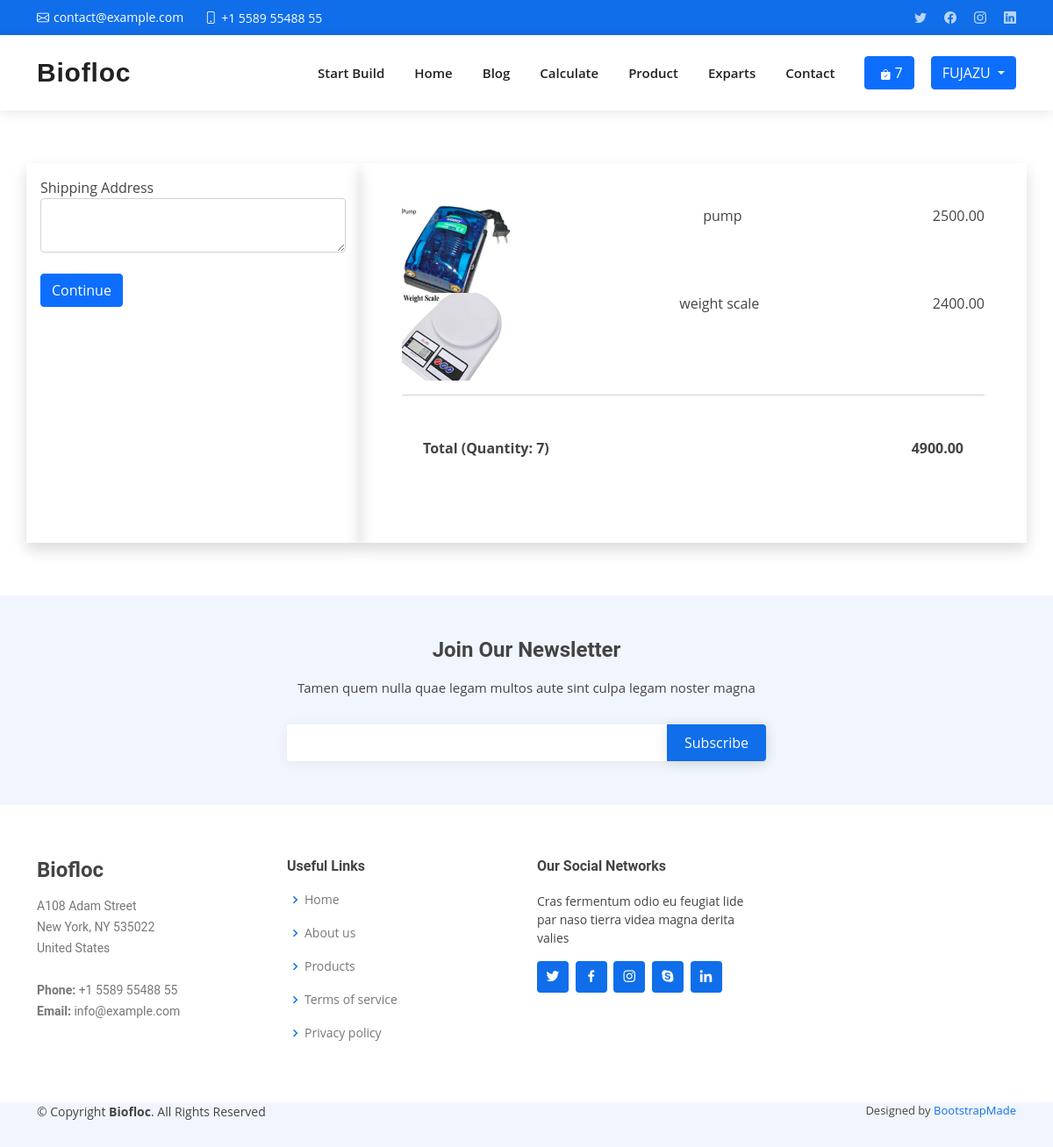
/checkout (signed in), run on the app's committed database.
### product/models.py (models this page shows, shortened)
class Order(models.Model):
    customer = models.ForeignKey(
        User, on_delete=models.SET_NULL, blank=True, null=True)
    date_orderd = models.DateTimeField(auto_now_add=True)
    complete = models.BooleanField(default=False)
    transaction_id = models.CharField(max_length=200, null=True)
    @property
    def get_cart_total(self):
        orderitems = self.orderitem_set.all()
        total = sum([item.get_total for item in orderitems])
        return total
    @property
    def get_cart_items(self):
        orderitem = self.orderitem_set.all()
        total = sum([item.quantity for item in orderitem])
        return total

class OrderItem(models.Model):
    product = models.ForeignKey(
        Product, on_delete=models.SET_NULL, blank=True, null=True)
    order = models.ForeignKey(
        Order, on_delete=models.SET_NULL, blank=True, null=True)
    quantity = models.IntegerField(default=0, null=True, blank=True)
    date_added = models.DateTimeField(auto_now_add=True)
    @property
    def get_total(self):
        total = self.product.price * self.quantity
        return total

class Product(models.Model):
    name = models.CharField(max_length=255)
    price = models.DecimalField(max_digits=7, decimal_places=2)
    pic = models.ImageField(null=True, blank=True, default='250x250.png')

### account/models.py (models this page shows)
class User(AbstractUser):
    FARMAR = 'FARMAR'
    AGRICULTURERIST = 'AGRICULTURERIST'
    VATONARIS = 'VATONARIS'
    IS_DOCTOR = 'DOCTOR'
    IS_USER = 'USER'
    USER_TYPE_CHOICES = [
        (IS_DOCTOR, 'Doctor'),
        (IS_USER, 'User'),
    ]
    user_type = models.CharField(
        max_length=20, choices=USER_TYPE_CHOICES, default=IS_USER)

### cart/views.py (the view)
# urls.py: path('checkout', checkout, name='checkout'),
def checkout(request):
    if request.user.is_authenticated:
        customer = request.user
        order, created = Order.objects.get_or_create(
            customer=customer, complete=False)
        items = order.orderitem_set.all()
    else:
        items = []
        order = {'get_cart_items': 0, 'get_cart_total': 0}
    context = {'items': items, 'order': order}
    return render(request, 'cart/checkout.html', context)

### templates/cart/checkout.html (shortened to what this page needs)
{% extends "layout/layout.html" %}
{% block content %}
<section>
    <div class="container">
        <div class="row">
            <div class="col-md-4 shadow p-3">
                <form id="form" class="">
                    <div class="">
                        <div class="">
                            <label>
                                Shipping Address
                            </label>
                            <textarea required class="form-control" name="address" id="shipping-address" cols="30"
                                rows="2"></textarea>
                        </div>
                    </div>
                    <div class="mt-4">
                        <button id="form-button" class="btn btn-primary">
                            Continue
                        </button>
                    </div>
                </form>
            </div>
            <div class="col-md-8 shadow p-5">
                {% for item in items %}
                <div class="d-flex justify-content-between align-self-center">
                    <div class="">
                        <img height="100px" src="{{ item.product.pic.url }}" alt="">
                    </div>
                    <div class="">
                        <span class="">{{ item.product.name }}</span>
                    </div>
                    <div class="">
                        <span class="text-center w-1/5 font-semibold text-sm"> {{item.get_total}}</span>
                    </div>
                </div>
                {% endfor %}
                <hr class="pb-6 mt-6">
                <div class="my-4 mt-6 -mx-2 lg:flex">
                    <div class="lg:px-2 lg:w-full">
                        <div class="p-4">
                            <div class="d-flex justify-content-between" style="font-weight: bold;">
                                <div class="">
                                    Total <span class="text-sm">(Quantity: {{order.get_cart_items}})</span>
                                </div>
                                <div class="">
                                    {{order.get_cart_total}}
                                </div>
                            </div>
                        </div>
                    </div>
                </div>
            </div>
        </div>
    </div>
</section>
{% endblock content %}

### templates/layout/layout.html (shortened to what this page needs)
{% load static %}
<!DOCTYPE html>
<html lang="en">
<head>
  <link href="{% static 'assets/vendor/aos/aos.css' %}" rel="stylesheet">
  <link href="{% static 'assets/vendor/bootstrap/css/bootstrap.min.css' %}" rel="stylesheet">
  <link href="{% static 'assets/vendor/bootstrap-icons/bootstrap-icons.css' %}" rel="stylesheet">
  <link href="{% static 'assets/vendor/boxicons/css/boxicons.min.css' %}" rel="stylesheet">
  <link href="{% static 'assets/vendor/glightbox/css/glightbox.min.css' %}" rel="stylesheet">
  <link href="{% static 'assets/vendor/swiper/swiper-bundle.min.css' %}" rel="stylesheet">
  <link href="{% static 'assets/css/style.css' %}" rel="stylesheet">
</head>
<body>
  <section id="topbar" class="d-flex align-items-center">
    <div class="container d-flex justify-content-center justify-content-md-between">
      <div class="contact-info d-flex align-items-center">
        <i class="bi bi-envelope d-flex align-items-center"><a
            href="mailto:contact@example.com">contact@example.com</a></i>
        <i class="bi bi-phone d-flex align-items-center ms-4"><span>+1 5589 55488 55</span></i>
      </div>
      <div class="social-links d-none d-md-flex align-items-center">
        <a href="#" class="twitter"><i class="bi bi-twitter"></i></a>
        <a href="#" class="facebook"><i class="bi bi-facebook"></i></a>
        <a href="#" class="instagram"><i class="bi bi-instagram"></i></a>
        <a href="#" class="linkedin"><i class="bi bi-linkedin"></i></i></a>
      </div>
    </div>
  </section>
  <header id="header" class="d-flex align-items-center">
    <div class="container d-flex align-items-center justify-content-between">
      <h1 class="logo me-auto"><a href="{% url 'home' %}">Biofloc</a></h1>
      <nav id="navbar" class="navbar">
        <ul>
          {% url 'sb' as url %}
          <li><a class="nav-link {% if request.path == url %} active {% endif %}" href="{% url 'sb' %}">Start Build</a>
          </li>
          {% url 'home' as url %}
          <li><a class="nav-link {% if request.path == url %} active {% endif %}" href="{% url 'home' %}">Home</a></li>
          {% url 'viewBlog' as url %}
          <li><a class="nav-link {% if request.path == url %} active {% endif %}" href="{% url 'viewBlog' %}">Blog</a>
          </li>
          {% if request.user.user_type == 'USER' %}
          {% url 'calculate' as url %}
          <li><a class="nav-link {% if request.path == url %} active {% endif %}"
              href="{% url 'calculate' %}">Calculate</a></li>
          {% url 'product' as url %}
          <li><a class="nav-link {% if request.path == url %} active {% endif %}" href="{% url 'product' %}">Product</a>
          </li>
          {% url 'doctor' as url %}
          <li><a class="nav-link {% if request.path == url %} active {% endif %}" href="{% url 'doctor' %}">Exparts</a>
          </li>
          {% endif %}
          {% url 'contact' as url %}
          <li><a class="nav-link {% if request.path == url %} active {% endif %}" href="{% url 'contact' %}">Contact</a>
          </li>
          {% url 'cart' as cart %}
          {% url 'checkout' as checkout %}
          {% url 'product' as pro %}
          {% if request.path == cart or request.path == pro or request.path == checkout %}
          <li><a class="nav-link" href="{% url 'cart' %}">
              <button type="button" class="btn btn-primary position-relative">
                <i class="bi bi-bag-check-fill"></i>
                <span>
                  {{order.get_cart_items}}
                </span>
              </button>
            </a></li>
          {% endif %}
        </ul>
      </nav>
      {% if request.user.is_authenticated %}
      <div class="btn-group">
        <button type="button" class="btn btn-primary dropdown-toggle ms-3" data-bs-toggle="dropdown"
          aria-expanded="false">
          {{request.user|upper}}
        </button>
      </div>
      {% else %}
      {% url 'product' as url %}
      <a class="btn btn-primary {% if request.path == url %} active {% endif %} ms-2" href="{% url 'login' %}">Login
      </a>
      {% endif %}
    </div>
  </header>
  {% block content %}
  {% endblock content %}
  <footer id="footer">
    <div class="footer-newsletter" id="newsletter">
      <div class="container">
        <div class="row justify-content-center">
          <div class="col-lg-6">
            <h4>Join Our Newsletter</h4>
            <p>Tamen quem nulla quae legam multos aute sint culpa legam noster magna</p>
            <form action="{% url 'newsletter' %}" method="post">
              <input type="email" name="email" required><input type="submit" value="Subscribe">
            </form>
          </div>
        </div>
      </div>
    </div>
    <div class="footer-top">
      <div class="container">
        <div class="row">
          <div class="col-lg-3 col-md-6 footer-contact">
            <h3>Biofloc</h3>
            <p>
              A108 Adam Street <br>
              New York, NY 535022<br>
              United States <br><br>
              <strong>Phone:</strong> +1 5589 55488 55<br>
              <strong>Email:</strong> info@example.com<br>
            </p>
          </div>
          <div class="col-lg-3 col-md-6 footer-links">
            <h4>Useful Links</h4>
            <ul>
              <li><i class="bx bx-chevron-right"></i> <a href="{% url 'home' %}">Home</a></li>
              <li><i class="bx bx-chevron-right"></i> <a href="{% url 'about' %}">About us</a></li>
              <li><i class="bx bx-chevron-right"></i> <a href="{% url 'product' %}">Products</a></li>
              <li><i class="bx bx-chevron-right"></i> <a href="{% url 'terms' %}">Terms of service</a></li>
              <li><i class="bx bx-chevron-right"></i> <a href="{% url 'policy' %}">Privacy policy</a></li>
            </ul>
          </div>
          <div class="col-lg-3 col-md-6 footer-links">
            <h4>Our Social Networks</h4>
            <p>Cras fermentum odio eu feugiat lide par naso tierra videa magna derita valies</p>
            <div class="social-links mt-3">
              <a href="#" class="twitter"><i class="bx bxl-twitter"></i></a>
              <a href="#" class="facebook"><i class="bx bxl-facebook"></i></a>
              <a href="#" class="instagram"><i class="bx bxl-instagram"></i></a>
              <a href="#" class="google-plus"><i class="bx bxl-skype"></i></a>
              <a href="#" class="linkedin"><i class="bx bxl-linkedin"></i></a>
            </div>
          </div>
        </div>
      </div>
    </div>
    <div class="container footer-bottom clearfix">
      <div class="copyright">
        &copy; Copyright <strong><span>Biofloc</span></strong>. All Rights Reserved
      </div>
      <div class="credits">
        Designed by <a href="https://bootstrapmade.com/">BootstrapMade</a>
      </div>
    </div>
  </footer>
</body>
</html>

### static/assets/css/style.css (style rules this page uses)
body { font-family: "Open Sans", sans-serif; color: #444444; }
a { color: #106eea; text-decoration: none; }
h1, h2, h3, h4, h5, h6 { font-family: "Roboto", sans-serif; }
#topbar { background: #106eea; height: 40px; font-size: 14px; transition: all 0.5s; color: #fff; padding: 0; }
#topbar .contact-info i { font-style: normal; color: #fff; }
#topbar .contact-info i a, #topbar .contact-info i span { padding-left: 5px; color: #fff; }
#topbar .contact-info i a { line-height: 0; transition: 0.3s; transition: 0.3s; }
#topbar .social-links a { color: rgba(255, 255, 255, 0.7); line-height: 0; transition: 0.3s; margin-left: 20px; }
#header { background: #fff; transition: all 0.5s; z-index: 997; height: 86px; box-shadow: 0px 2px 15px rgba(0, 0, 0, 0.1); }
#header .logo { font-size: 30px; margin: 0; padding: 0; line-height: 1; font-weight: 600; letter-spacing: 0.8px; font-family: "Poppins", sans-serif; }
#header .logo a { color: #222222; }
.navbar { padding: 0; }
.navbar ul { margin: 0; padding: 0; display: flex; list-style: none; align-items: center; }
.navbar li { position: relative; }
.navbar > ul > li { white-space: nowrap; padding: 10px 0 10px 28px; }
.navbar a, .navbar a:focus { display: flex; align-items: center; justify-content: space-between; padding: 0 3px; font-size: 15px; font-weight: 600; color: #222222; white-space: nowrap; transition: 0.3s; position: relative; }
.navbar a i, .navbar a:focus i { font-size: 12px; line-height: 0; margin-left: 5px; }
.navbar > ul > li > a:before { content: ""; position: absolute; width: 100%; height: 2px; bottom: -6px; left: 0; background-color: #106eea; visibility: hidden; width: 0px; transition: all 0.3s ease-in-out 0s; }
section { padding: 60px 0; overflow: hidden; }
#footer { background: #fff; padding: 0 0 30px 0; color: #444444; font-size: 14px; background: #f1f6fe; }
#footer .footer-newsletter { padding: 50px 0; background: #f1f6fe; text-align: center; font-size: 15px; }
#footer .footer-newsletter h4 { font-size: 24px; margin: 0 0 20px 0; padding: 0; line-height: 1; font-weight: 600; }
#footer .footer-newsletter form { margin-top: 30px; background: #fff; padding: 6px 10px; position: relative; border-radius: 4px; box-shadow: 0px 2px 15px rgba(0, 0, 0, 0.06); text-align: left; }
#footer .footer-newsletter form input[type="email"] { border: 0; padding: 4px 8px; width: calc(100% - 100px); }
#footer .footer-newsletter form input[type="submit"] { position: absolute; top: 0; right: 0; bottom: 0; border: 0; background: none; font-size: 16px; padding: 0 20px; background: #106eea; color: #fff; transition: 0.3s; border-radius: 0 4px 4px 0; box-shadow: 0px 2px 15px rgba(0, 0, 0, 0.1); }
#footer .footer-top { padding: 60px 0 30px 0; background: #fff; }
#footer .footer-top .footer-contact { margin-bottom: 30px; }
#footer .footer-top .footer-contact h3 { font-size: 24px; margin: 0 0 15px 0; padding: 2px 0 2px 0; line-height: 1; font-weight: 700; }
#footer .footer-top .footer-contact p { font-size: 14px; line-height: 24px; margin-bottom: 0; font-family: "Roboto", sans-serif; color: #777777; }
#footer .footer-top h4 { font-size: 16px; font-weight: bold; color: #444444; position: relative; padding-bottom: 12px; }
#footer .footer-top .footer-links { margin-bottom: 30px; }
#footer .footer-top .footer-links ul { list-style: none; padding: 0; margin: 0; }
#footer .footer-top .footer-links ul i { padding-right: 2px; color: #106eea; font-size: 18px; line-height: 1; }
#footer .footer-top .footer-links ul li { padding: 10px 0; display: flex; align-items: center; }
#footer .footer-top .footer-links ul li:first-child { padding-top: 0; }
#footer .footer-top .footer-links ul a { color: #777777; transition: 0.3s; display: inline-block; line-height: 1; }
#footer .footer-top .social-links a { font-size: 18px; display: inline-block; background: #106eea; color: #fff; line-height: 1; padding: 8px 0; margin-right: 4px; border-radius: 4px; text-align: center; width: 36px; height: 36px; transition: 0.3s; }
#footer .copyright { text-align: center; float: left; }
#footer .credits { float: right; text-align: center; font-size: 13px; color: #444444; }

### data on the page
Order: get_cart_items "7", get_cart_total "4900.00"
User: user "FUJAZU"
OrderItem: product.pic (picture), product.name "pump", get_total "2500.00"
OrderItem: product.pic (picture), product.name "weight scale", get_total "2400.00"
